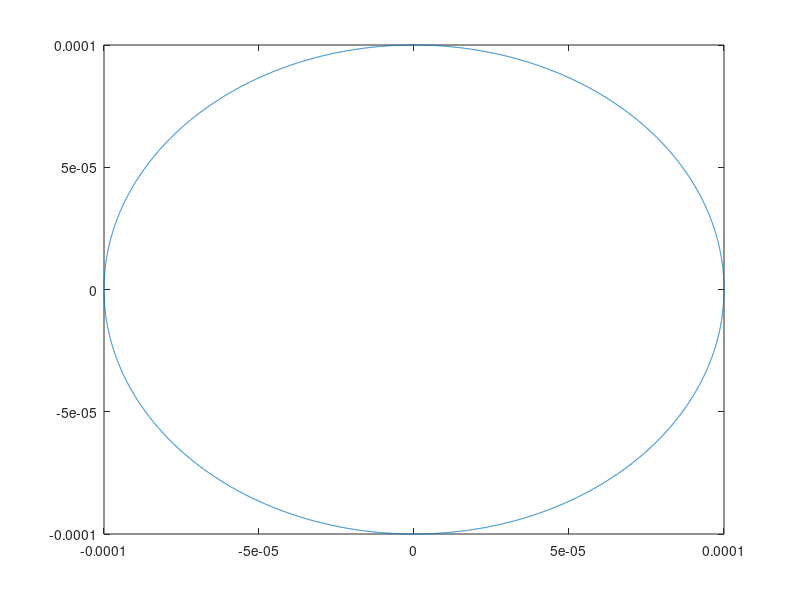

This chart was generated by the following MATLAB code: (Note: this script raises an error after producing the figure.)
% numerical evidence of the image of small semi circle used to avoid poles
% on the imag axis under G(s) is also a circle (and why at the end)

% 2018-04-05
% Y\"un Han
% ECE 486 Midterm 2

%% preamble
clear     % clear values of (all) variables in workspace
clc       % clear messages in the command window
clf       % clear existing figures 
close all % close all existing windows; w/o 'all', only close the latest

%% image of an r-circle under proper rational functions G(s) (transfer
%% function)
% Question: Is the image also a circle? 
r = 1e-4;                       % r < 1 (try r > 1 also, wont give images as circles)
theta = 0:0.001:2*pi;           % complex s = re^(i*theta) in polar form
circPointsX = r*cos(theta);     % real part of the pt on the r-circle
circPointsY = r*sin(theta);     % imag part
figure(100)
plot(circPointsX,circPointsY)

[GsPoints, MsPoints] = RationalG(circPointsX,circPointsY); % generate the image G(X+iY) M(X+iY)
GsPointsX = real(GsPoints);
GsPointsY = imag(GsPoints);
MsPointsX = real(MsPoints);
MsPointsY = imag(MsPoints);

figure(101)
scatter(GsPointsX,GsPointsY,'r')
hold on
scatter(MsPointsX,MsPointsY,'b*')
axis('equal')

function [Gs,Ms] = RationalG(x, y)
    % G(s) = b(s)/a(s)
    % G(s) = (b3*s^3 + b2*s^2 + b1*s + b0)/(a4*s^4 + a3*s^3 + a2*s^2 + a1*s + a0)
    b3 = 1;
    b2 = 2;
    b1 = 3;
    b0 = 6*1i;
    a4 = 1;
    a3 = 0;
    a2 = 5+1i;
    a1 = 3;
    a0 = 1;

    s = x+y*1i;
    % compute the image under G(s)
    Gs = (b3*s.^3 + b2*s.^2 + b1*s + b0)./(a4*s.^4 + a3*s.^3 + a2*s.^2 + a1*s + a0);
    % compute the image under Mobius transform M(s)
    Ms = (b1*s + b0)./(a1*s + a0);
end

% comment: when this r-circle is small enough, i.e., r << 1, higher order
% terms are dominated by linear terms resp. in b(s) and a(s). so the
% transfer function G(s) can be thought of as G(s) = (b1*s + b0)/(a1*s +
% a0). the image of r-circle under the this approx G(s) is equivalent to
% r-circle under the normal mobius transform M(z) = az + b / cz + d, which
% is known to map (generalised) circle to (generalised) circle. This is the
% reason why the tiny semi circular path (workaround used in Nyquist
% criterion) is mapped to a large circle at infinity.
